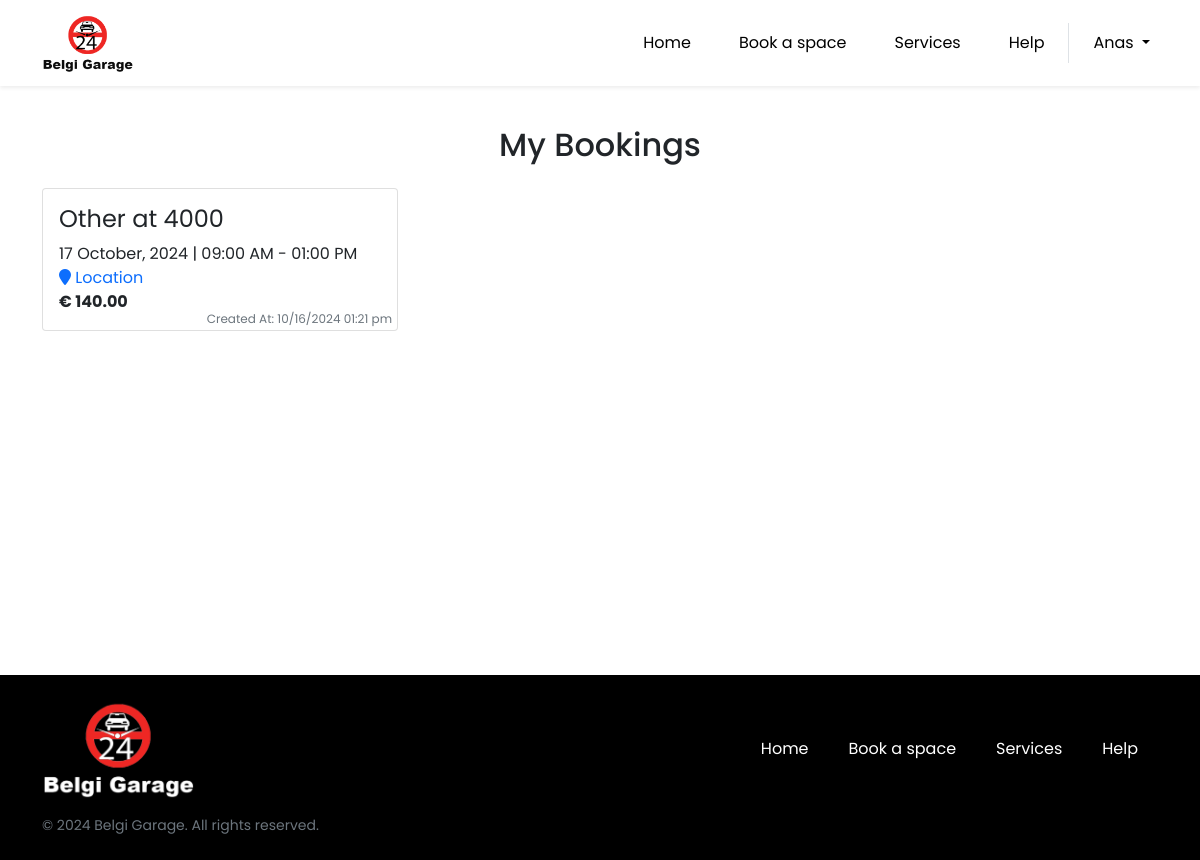
The page /bookings.php (signed in) on the database its author committed.
### tables this page shows
CREATE TABLE `bookings` (
  `b_id` int NOT NULL,
  `s_id` int DEFAULT NULL,
  `u_id` int DEFAULT NULL,
  `duration` int DEFAULT NULL,
  `total` decimal(10,2) DEFAULT NULL,
  `payment_method` varchar(50) DEFAULT NULL,
  `status` int NOT NULL DEFAULT '1',
  `date` date NOT NULL,
  `start_time` time DEFAULT NULL,
  `end_time` time DEFAULT NULL,
  `created_at` timestamp NULL DEFAULT CURRENT_TIMESTAMP,
  `updated_at` timestamp NULL DEFAULT CURRENT_TIMESTAMP ON UPDATE CURRENT_TIMESTAMP
);

CREATE TABLE `spaces` (
  `s_id` int NOT NULL,
  `u_id` int DEFAULT NULL,
  `post_code` varchar(10) DEFAULT NULL,
  `address` varchar(255) DEFAULT NULL,
  `type` varchar(255) DEFAULT NULL,
  `description` text,
  `latitude` varchar(255) NOT NULL,
  `longitude` varchar(255) NOT NULL,
  `full_time` tinyint(1) DEFAULT NULL,
  `mon_start` time DEFAULT NULL,
  `mon_end` time DEFAULT NULL,
  `tue_start` time DEFAULT NULL,
  `tue_end` time DEFAULT NULL,
  `wed_start` time DEFAULT NULL,
  `wed_end` time DEFAULT NULL,
  `thu_start` time DEFAULT NULL,
  `thu_end` time DEFAULT NULL,
  `fri_start` time DEFAULT NULL,
  `fri_end` time DEFAULT NULL,
  `sat_start` time DEFAULT NULL,
  `sat_end` time DEFAULT NULL,
  `sun_start` time DEFAULT NULL,
  `sun_end` time DEFAULT NULL,
  `rate` int DEFAULT NULL,
  `status` tinyint(1) NOT NULL DEFAULT '1'
);

### bookings.php (the view, shortened to what this page needs)
<?php
include('db_conn.php');
$info = $show = '';
if (checkUserType() == 'Driver') {
    $u_id = $_SESSION['u_id'];
    $sql2 = "SELECT * FROM `bookings` WHERE `u_id` = '$u_id'";
    $result2 = mysqli_query($conn, $sql2);
    $row2 = mysqli_fetch_assoc($result2);
    if (!empty($row2)) {
        do {
            $s_id = $row2['s_id'];
            $sql1 = "SELECT * FROM `spaces` WHERE `s_id` = '$s_id'";
            $result1 = mysqli_query($conn, $sql1);
            $row1 = mysqli_fetch_assoc($result1);
            if (!empty($row1)) {
                $location = 'https://www.google.com/maps?q=' . $row1['latitude'] . ',' . $row1['longitude'];
                $buttonsHtml = $cardFooter = '';
                $show .= '
                <div class="col-lg-4 col-md-6 col-12 py-3">
                    <div class="card h-100">
                        <div class="card-body position-relative">
                            <span class="created-at text-muted">Created At: '.date("m/d/Y h:i a", strtotime($row2['created_at'])).'</span>
                            <h4 class="fw-normal">' . $row1['type'] . ' at ' . $row1['post_code'] . '</h4>
                            <p class="m-0">' . date('d F, Y', strtotime($row2['date'])) . ' | ' . date('h:i A', strtotime($row2['start_time'])) . ' - ' . date('h:i A', strtotime($row2['end_time'])) . '</p>
                            <p class="m-0"><a class="text-primary" href="' . $location . '" target="_blank"><i class="fa fa-location-pin"></i> <span>Location </span></a></p>
                            <p class="m-0 fw-bold">&euro; ' . number_format($row2['total'], 2, '.', '') . '</p>
                        </div>
                        '.$cardFooter.'
                    </div>
                </div>';
            }
        } while ($row2 = mysqli_fetch_assoc($result2));
    } else {
        $show = '<div class="alert alert-danger">No bookings made!</div>';
    }
} else {
    $show = '<div class="alert alert-danger">Only drivers allowed!</div>';
}
?>
<!DOCTYPE html>
<html lang="en">
    <head>
        <link rel="stylesheet" href="https://cdnjs.cloudflare.com/ajax/libs/font-awesome/6.4.0/css/all.min.css"
 />
        <link rel="stylesheet" href="./assets/css/bootstrap.min.css">
        <link rel="stylesheet" href="./assets/css/style.css?v=1_1">
    </head>
    <body>
        <?php include('header.php'); ?>
        <main>
            <section class="py-3">
                <div class="container">
                    <h2 class="text-dark text-center mt-4">My Bookings</h2>
                    <div class="row">
                        <?php echo $show; ?>
                    </div>
                </div>
            </section>
        </main>
        <?php include_once './footer.php'; ?>
    </body>
</html>

### assets/css/style.css (style rules this page uses)
body { font-family: 'Poppins', sans-serif; }
main { min-height: calc(100vh - 211px); }
a { color: inherit; text-decoration: none; }
.created-at { font-size: 12px; position: absolute; right: 5px; bottom: 2px; }

### rows shown on the page
bookings: created_at "10/16/2024 01:21 pm", date "17 October, 2024", start_time "09:00 AM", end_time "01:00 PM", total "140.00"
spaces: type "Other", post_code "4000"

### other values the page prints
$_SESSION['name'] "Anas"
